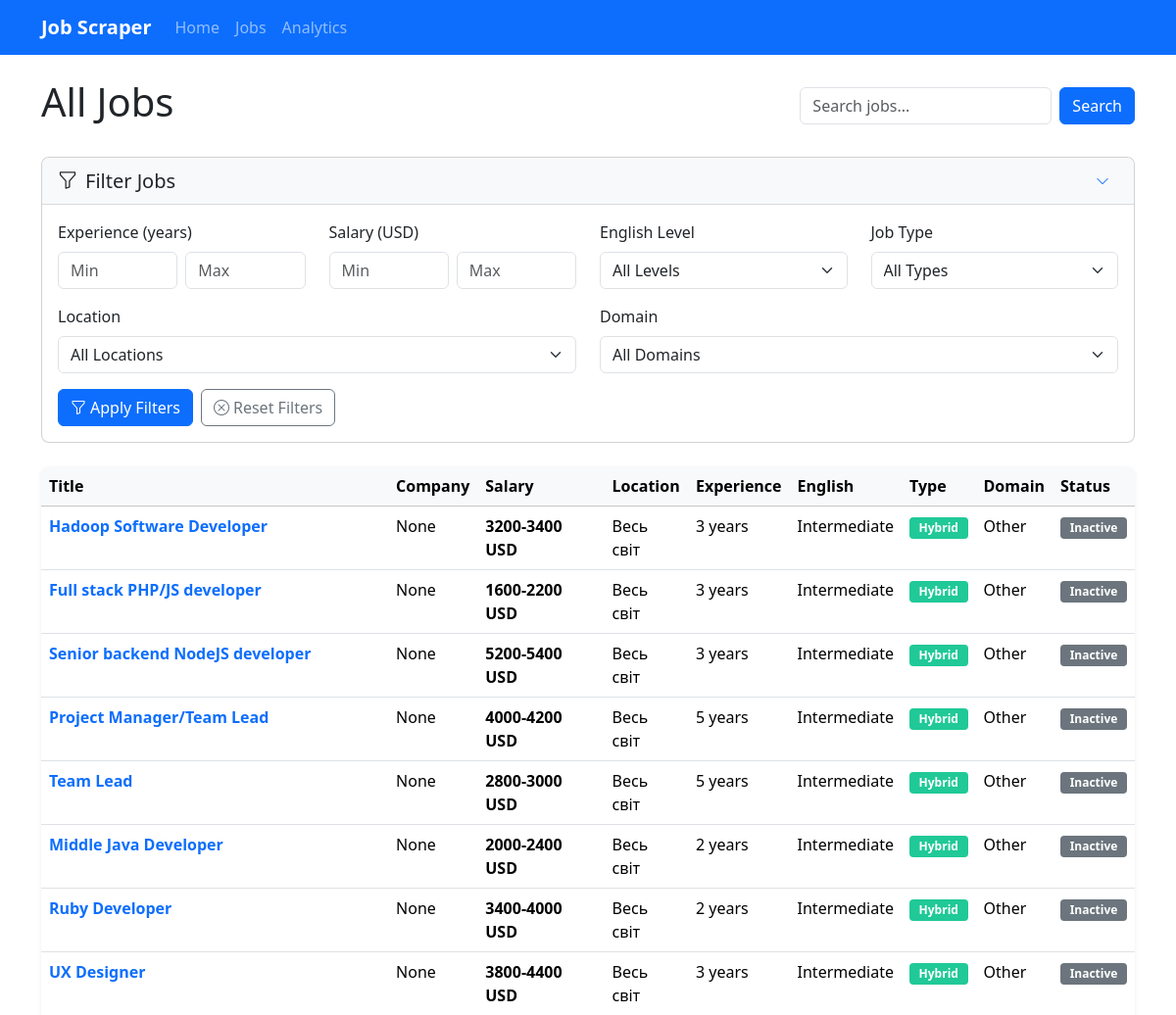
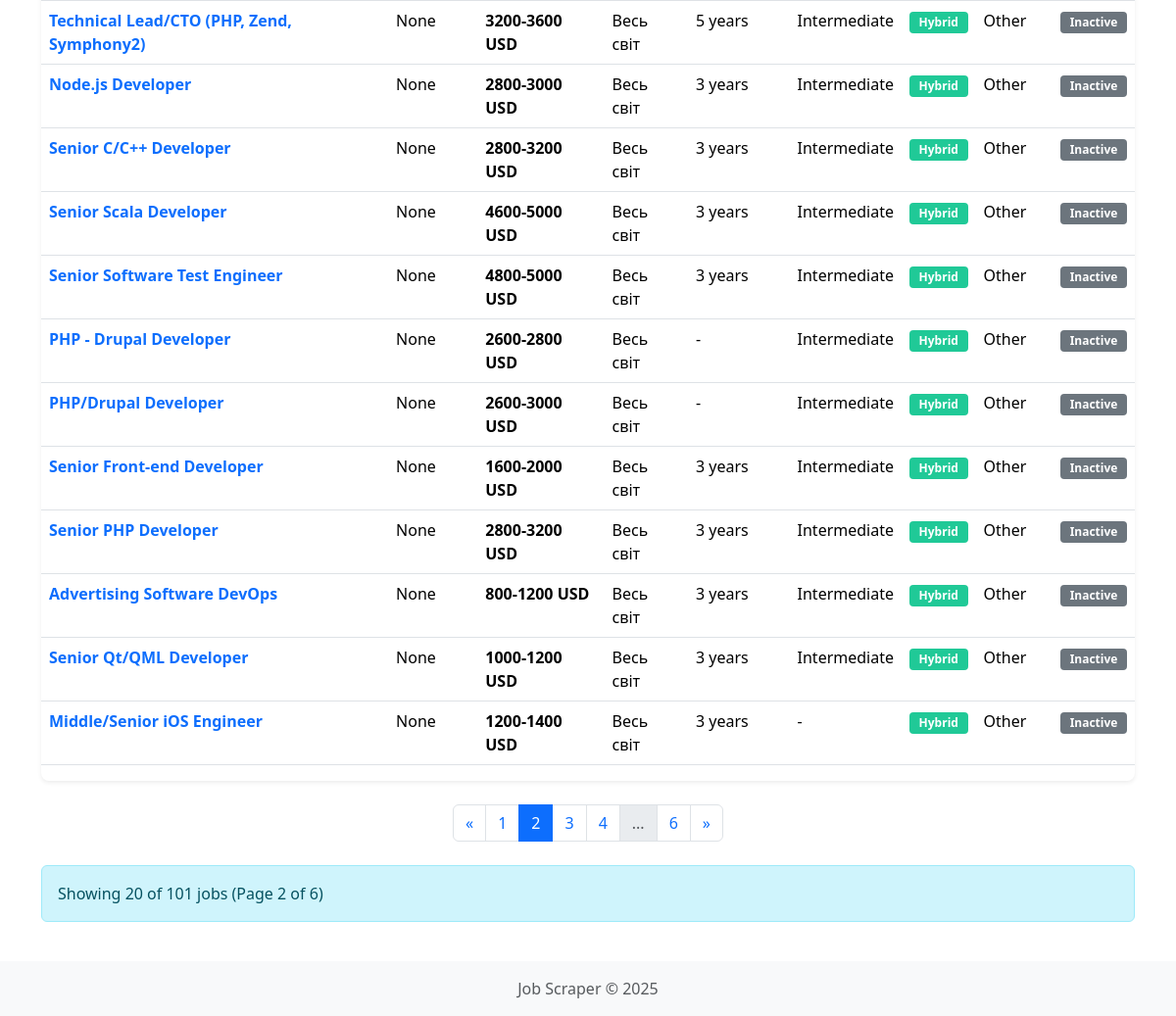
The page /jobs?query=&page=2&experience_min=&experience_max=&salary_min=&salary_max=&english_level=&location=&job_type=&domain= on the database its author committed (2 pictures, top to bottom).
### database/models.py (models this page shows)
class Job(Base):
    __tablename__ = 'jobs'
    id = Column(Integer, primary_key=True)
    job_id = Column(String(50), unique=True)
    title = Column(String(255))
    title_en = Column(String(255))
    company_name = Column(String(255))
    company_name_en = Column(String(255))
    salary_min = Column(Float, nullable=True)
    salary_max = Column(Float, nullable=True)
    currency = Column(String(3), default='USD')
    description = Column(Text)
    description_en = Column(Text)
    location = Column(String(255))
    location_en = Column(String(255))
    experience_years = Column(Integer, nullable=True)
    english_level = Column(String(50), nullable=True)
    job_type = Column(String(50))  # Remote, Office, Hybrid
    employment_type = Column(String(50))  # Full-time, Part-time, Contract
    category = Column(String(100))
    category_en = Column(String(100))
    domain = Column(String(100), nullable=True)
    domain_en = Column(String(100), nullable=True)
    url = Column(String(255))
    posted_date = Column(DateTime, nullable=True)
    created_at = Column(DateTime, server_default=func.now())
    updated_at = Column(DateTime, server_default=func.now(), onupdate=func.now())
    is_active = Column(Boolean, default=True)
    def to_dict(self):
        return {
            'id': self.id,
            'job_id': self.job_id,
            'title': self.title_en or self.title,
            'company_name': self.company_name_en or self.company_name,
            'salary_min': self.salary_min,
            'salary_max': self.salary_max,
            'currency': self.currency,
            'description': self.description_en or self.description,
            'location': self.location_en or self.location,
            'experience_years': self.experience_years,
            'english_level': self.english_level,
            'job_type': self.job_type,
            'employment_type': self.employment_type,
            'category': self.category_en or self.category,
            'domain': self.domain_en or self.domain,
            'url': self.url,
            'posted_date': self.posted_date.isoformat() if self.posted_date else None,
            'created_at': self.created_at.isoformat() if self.created_at else None,
            'updated_at': self.updated_at.isoformat() if self.updated_at else None,
            'is_active': self.is_active
        }

### web/routes.py (the view)
    @web_bp.route('/jobs', methods=['GET'])
    def jobs():
        page = request.args.get('page', 1, type=int)
        per_page = request.args.get('per_page', 20, type=int)
        query = request.args.get('query', '')
        experience_min = request.args.get('experience_min', '', type=str)
        experience_max = request.args.get('experience_max', '', type=str)
        salary_min = request.args.get('salary_min', '', type=str)
        salary_max = request.args.get('salary_max', '', type=str)
        english_level = request.args.get('english_level', '')
        location = request.args.get('location', '')
        job_type = request.args.get('job_type', '')
        domain = request.args.get('domain', '')
        if query:
            all_jobs = db.search_jobs(query)
        else:
            all_jobs = db.get_all_jobs()
        filtered_jobs = []
        for job in all_jobs:
            if experience_min and (not job.get('experience_years') or job['experience_years'] < int(experience_min)):
                continue
            if experience_max and (not job.get('experience_years') or job['experience_years'] > int(experience_max)):
                continue
            if salary_min and (not job.get('salary_min') or job['salary_min'] < float(salary_min)):
                continue
            if salary_max and (not job.get('salary_max') or job['salary_max'] > float(salary_max)):
                continue
            if english_level and job.get('english_level') != english_level:
                continue
            if location and (not job.get('location') or location.lower() not in job['location'].lower()):
                continue
            if job_type and job.get('job_type') != job_type:
                continue
            if domain and job.get('domain') != domain:
                continue
            filtered_jobs.append(job)
        filter_metadata = {
            'english_levels': sorted(list(set(job.get('english_level') for job in all_jobs if job.get('english_level')))),
            'locations': sorted(list(set(job.get('location') for job in all_jobs if job.get('location')))),
            'job_types': sorted(list(set(job.get('job_type') for job in all_jobs if job.get('job_type')))),
            'domains': sorted(list(set(job.get('domain') for job in all_jobs if job.get('domain')))),
        }
        total_jobs = len(filtered_jobs)
        total_pages = (total_jobs + per_page - 1) // per_page
        start_index = (page - 1) * per_page
        end_index = min(start_index + per_page, total_jobs)
        paginated_jobs = filtered_jobs[start_index:end_index]
        return render_template(
            'jobs.html',
            jobs=paginated_jobs,
            query=query,
            page=page,
            per_page=per_page,
            total_jobs=total_jobs,
            total_pages=total_pages,
            experience_min=experience_min,
            experience_max=experience_max,
            salary_min=salary_min,
            salary_max=salary_max,
            english_level=english_level,
            location=location,
            job_type=job_type,
            domain=domain,
            filter_metadata=filter_metadata
        )

### app.py (called while the page is built)
        @self.app.context_processor
        def inject_now():
            return {'now': datetime.datetime.now()}

### database/db.py (called while the page is built)
    def get_session(self):
        return self.Session()

    def get_all_jobs(self):
        session = self.get_session()
        try:
            jobs = session.query(Job).all()
            return [job.to_dict() for job in jobs]
        finally:
            session.close()

### web/templates/jobs.html (shortened to what this page needs)
{% extends 'base.html' %}
{% block content %}
<div class="d-flex justify-content-between align-items-center mb-4">
    <h1>{% if query %}Search Results for "{{ query }}"{% else %}All Jobs{% endif %}</h1>
    <form method="GET" action="{{ url_for('web.jobs') }}" class="d-flex">
        <input type="text" name="query" class="form-control me-2" placeholder="Search jobs..." value="{{ query }}">
        <button type="submit" class="btn btn-primary">Search</button>
    </form>
</div>
<div class="card filter-card mb-4">
    <div class="card-header">
        <h5 class="mb-0 d-flex justify-content-between align-items-center">
            <span>
                <i class="bi bi-funnel me-2"></i>Filter Jobs
            </span>
            <button class="btn btn-sm btn-link text-decoration-none" type="button" data-bs-toggle="collapse" data-bs-target="#filterCollapse" aria-expanded="false" aria-controls="filterCollapse">
                <i class="bi bi-chevron-down"></i>
            </button>
        </h5>
    </div>
    <div class="collapse show" id="filterCollapse">
        <div class="card-body">
            <form method="GET" action="{{ url_for('web.jobs') }}" id="filter-form">
                <div class="row">
                    <div class="col-md-6 col-lg-3 mb-3">
                        <label class="form-label">Experience (years)</label>
                        <div class="d-flex">
                            <input type="number" class="form-control me-2" name="experience_min" placeholder="Min" value="{{ experience_min }}" min="0">
                            <input type="number" class="form-control" name="experience_max" placeholder="Max" value="{{ experience_max }}" min="0">
                        </div>
                    </div>
                    <div class="col-md-6 col-lg-3 mb-3">
                        <label class="form-label">Salary (USD)</label>
                        <div class="d-flex">
                            <input type="number" class="form-control me-2" name="salary_min" placeholder="Min" value="{{ salary_min }}" min="0">
                            <input type="number" class="form-control" name="salary_max" placeholder="Max" value="{{ salary_max }}" min="0">
                        </div>
                    </div>
                    <div class="col-md-6 col-lg-3 mb-3">
                        <label class="form-label">English Level</label>
                        <select class="form-select" name="english_level">
                            <option value="" {% if not english_level %}selected{% endif %}>All Levels</option>
                        </select>
                    </div>
                    <div class="col-md-6 col-lg-3 mb-3">
                        <label class="form-label">Job Type</label>
                        <select class="form-select" name="job_type">
                            <option value="" {% if not job_type %}selected{% endif %}>All Types</option>
                        </select>
                    </div>
                    <div class="col-md-6 mb-3">
                        <label class="form-label">Location</label>
                        <select class="form-select" name="location">
                            <option value="" {% if not location %}selected{% endif %}>All Locations</option>
                        </select>
                    </div>
                    <div class="col-md-6 mb-3">
                        <label class="form-label">Domain</label>
                        <select class="form-select" name="domain">
                            <option value="" {% if not domain %}selected{% endif %}>All Domains</option>
                        </select>
                    </div>
                </div>
                <div class="d-flex gap-2">
                    <button type="submit" class="btn btn-primary">
                        <i class="bi bi-funnel me-1"></i>Apply Filters
                    </button>
                    <a href="{{ url_for('web.jobs', query=query) }}" class="btn btn-outline-secondary">
                        <i class="bi bi-x-circle me-1"></i>Reset Filters
                    </a>
                </div>
            </form>
        </div>
    </div>
</div>
{% if jobs %}
    <div class="table-responsive">
        <table class="table table-hover">
            <thead class="table-light">
                <tr>
                    <th>Title</th>
                    <th>Company</th>
                    <th>Salary</th>
                    <th>Location</th>
                    <th>Experience</th>
                    <th>English</th>
                    <th>Type</th>
                    <th>Domain</th>
                    <th>Status</th>
                </tr>
            </thead>
            <tbody>
                {% for job in jobs %}
                <tr class="job-row" data-job-id="{{ job.job_id }}">
                    <td>
                        <a href="{{ job.url }}" target="_blank" class="fw-bold text-decoration-none">
                            {{ job.title }}
                        </a>
                    </td>
                    <td>{{ job.company_name }}</td>
                    <td class="salary">
                        {% if job.salary_min or job.salary_max %}
                            {% if job.salary_min and job.salary_max %}
                                {{ job.salary_min|int }}-{{ job.salary_max|int }} {{ job.currency }}
                            {% elif job.salary_min %}
                                from {{ job.salary_min|int }} {{ job.currency }}
                            {% elif job.salary_max %}
                                up to {{ job.salary_max|int }} {{ job.currency }}
                            {% endif %}
                        {% else %}
                            -
                        {% endif %}
                    </td>
                    <td>{{ job.location }}</td>
                    <td>
                        {% if job.experience_years %}
                            {{ job.experience_years }} year{% if job.experience_years != 1 %}s{% endif %}
                        {% else %}
                            -
                        {% endif %}
                    </td>
                    <td>{{ job.english_level or '-' }}</td>
                    <td>
                        {% if job.job_type == 'Remote' %}
                            <span class="badge badge-remote">Remote</span>
                        {% elif job.job_type == 'Office' %}
                            <span class="badge badge-office">Office</span>
                        {% else %}
                            <span class="badge badge-hybrid">Hybrid</span>
                        {% endif %}
                    </td>
                    <td>{{ job.domain }}</td>
                    <td>
                        {% if job.is_active %}
                            <span class="badge bg-success">Active</span>
                        {% else %}
                            <span class="badge bg-secondary">Inactive</span>
                        {% endif %}
                    </td>
                </tr>
                {% endfor %}
            </tbody>
        </table>
    </div>
    {% if total_pages > 1 %}
    <nav aria-label="Job pagination" class="my-4">
        <ul class="pagination justify-content-center">
            <li class="page-item {% if page == 1 %}disabled{% endif %}">
                <a class="page-link" href="{{ url_for('web.jobs', query=query, page=page-1, experience_min=experience_min, experience_max=experience_max, salary_min=salary_min, salary_max=salary_max, english_level=english_level, location=location, job_type=job_type, domain=domain) }}" aria-label="Previous">
                    <span aria-hidden="true">&laquo;</span>
                </a>
            </li>
            {% set start_page = [1, page - 2]|max %}
            {% set end_page = [total_pages, page + 2]|min %}
            {% for p in range(start_page, end_page + 1) %}
                <li class="page-item {% if p == page %}active{% endif %}">
                    <a class="page-link" href="{{ url_for('web.jobs', query=query, page=p, experience_min=experience_min, experience_max=experience_max, salary_min=salary_min, salary_max=salary_max, english_level=english_level, location=location, job_type=job_type, domain=domain) }}">{{ p }}</a>
                </li>
            {% endfor %}
            {% if end_page < total_pages %}
                {% if end_page < total_pages - 1 %}
                    <li class="page-item disabled"><span class="page-link">...</span></li>
                {% endif %}
                <li class="page-item">
                    <a class="page-link" href="{{ url_for('web.jobs', query=query, page=total_pages, experience_min=experience_min, experience_max=experience_max, salary_min=salary_min, salary_max=salary_max, english_level=english_level, location=location, job_type=job_type, domain=domain) }}">{{ total_pages }}</a>
                </li>
            {% endif %}
            <li class="page-item {% if page == total_pages %}disabled{% endif %}">
                <a class="page-link" href="{{ url_for('web.jobs', query=query, page=page+1, experience_min=experience_min, experience_max=experience_max, salary_min=salary_min, salary_max=salary_max, english_level=english_level, location=location, job_type=job_type, domain=domain) }}" aria-label="Next">
                    <span aria-hidden="true">&raquo;</span>
                </a>
            </li>
        </ul>
    </nav>
    {% endif %}
    <div class="alert alert-info">
        <p class="mb-0">
            Showing {{ jobs|length }} of {{ total_jobs }} job{% if total_jobs != 1 %}s{% endif %}
            (Page {{ page }} of {{ total_pages }})
        </p>
    </div>
{% endif %}
{% endblock %}

### static/css/styles.css (style rules this page uses)
body { display: flex; flex-direction: column; min-height: 100vh; }
.table-responsive { border-radius: 0.5rem; overflow: hidden; box-shadow: 0 0.125rem 0.25rem rgba(0, 0, 0, 0.075); }
.table thead { position: sticky; top: 0; z-index: 1; }
.job-row { cursor: pointer; }
.card { border-radius: 0.5rem; overflow: hidden; }
.card-header { border-radius: 0 !important; }
.badge { padding: 0.4em 0.8em; border-radius: 0.25rem; }
.badge-hybrid { background-color: #20c997; color: white; }

### web/templates/jobs.html (style rules this page uses)
.salary { font-weight: bold; color: #28a745; }
.badge-hybrid { background-color: #20c997; color: white; }
.filter-card { margin-bottom: 1.5rem; border-radius: 0.5rem; transition: box-shadow 0.3s ease; }
.filter-card .card-header { background-color: #f8f9fa; border-bottom: 1px solid rgba(0,0,0,0.125); }

### rows shown on the page
Job: title "Hadoop Software Developer", company_name "None", salary_min "3200", salary_max "3400", currency "USD", location "Весь світ", experience_years "3", english_level "Intermediate", job_type "Hybrid", domain "Other"
Job: title "Full stack PHP/JS developer", company_name "None", salary_min "1600", salary_max "2200", currency "USD", location "Весь світ", experience_years "3", english_level "Intermediate", job_type "Hybrid", domain "Other"
Job: title "Senior backend NodeJS developer", company_name "None", salary_min "5200", salary_max "5400", currency "USD", location "Весь світ", experience_years "3", english_level "Intermediate", job_type "Hybrid", domain "Other"
Job: title "Project Manager/Team Lead", company_name "None", salary_min "4000", salary_max "4200", currency "USD", location "Весь світ", experience_years "5", english_level "Intermediate", job_type "Hybrid", domain "Other"
Job: title "Team Lead", company_name "None", salary_min "2800", salary_max "3000", currency "USD", location "Весь світ", experience_years "5", english_level "Intermediate", job_type "Hybrid", domain "Other"
Job: title "Middle Java Developer", company_name "None", salary_min "2000", salary_max "2400", currency "USD", location "Весь світ", experience_years "2", english_level "Intermediate", job_type "Hybrid", domain "Other"
Job: title "Ruby Developer", company_name "None", salary_min "3400", salary_max "4000", currency "USD", location "Весь світ", experience_years "2", english_level "Intermediate", job_type "Hybrid", domain "Other"
Job: title "UX Designer", company_name "None", salary_min "3800", salary_max "4400", currency "USD", location "Весь світ", experience_years "3", english_level "Intermediate", job_type "Hybrid", domain "Other"
Job: title "Technical Lead/CTO (PHP, Zend, Symphony2)", company_name "None", salary_min "3200", salary_max "3600", currency "USD", location "Весь світ", experience_years "5", english_level "Intermediate", job_type "Hybrid", domain "Other"
Job: title "Node.js Developer", company_name "None", salary_min "2800", salary_max "3000", currency "USD", location "Весь світ", experience_years "3", english_level "Intermediate", job_type "Hybrid", domain "Other"
Job: title "Senior C/C++ Developer", company_name "None", salary_min "2800", salary_max "3200", currency "USD", location "Весь світ", experience_years "3", english_level "Intermediate", job_type "Hybrid", domain "Other"
Job: title "Senior Scala Developer", company_name "None", salary_min "4600", salary_max "5000", currency "USD", location "Весь світ", experience_years "3", english_level "Intermediate", job_type "Hybrid", domain "Other"
Job: title "Senior Software Test Engineer", company_name "None", salary_min "4800", salary_max "5000", currency "USD", location "Весь світ", experience_years "3", english_level "Intermediate", job_type "Hybrid", domain "Other"
Job: title "PHP - Drupal Developer", company_name "None", salary_min "2600", salary_max "2800", currency "USD", location "Весь світ", english_level "Intermediate", job_type "Hybrid", domain "Other"
Job: title "PHP/Drupal Developer", company_name "None", salary_min "2600", salary_max "3000", currency "USD", location "Весь світ", english_level "Intermediate", job_type "Hybrid", domain "Other"
Job: title "Senior Front-end Developer", company_name "None", salary_min "1600", salary_max "2000", currency "USD", location "Весь світ", experience_years "3", english_level "Intermediate", job_type "Hybrid", domain "Other"
Job: title "Senior PHP Developer", company_name "None", salary_min "2800", salary_max "3200", currency "USD", location "Весь світ", experience_years "3", english_level "Intermediate", job_type "Hybrid", domain "Other"
Job: title "Advertising Software DevOps", company_name "None", salary_min "800", salary_max "1200", currency "USD", location "Весь світ", experience_years "3", english_level "Intermediate", job_type "Hybrid", domain "Other"
Job: title "Senior Qt/QML Developer", company_name "None", salary_min "1000", salary_max "1200", currency "USD", location "Весь світ", experience_years "3", english_level "Intermediate", job_type "Hybrid", domain "Other"
Job: title "Middle/Senior iOS Engineer", company_name "None", salary_min "1200", salary_max "1400", currency "USD", location "Весь світ", experience_years "3", english_level "-", job_type "Hybrid", domain "Other"

### other values the page prints
{{ p }} "1" "2" "3" "4"
{{ total_pages }} "6"
{{ jobs|length }} "20"
{{ total_jobs }} "101"
{{ page }} "2"
